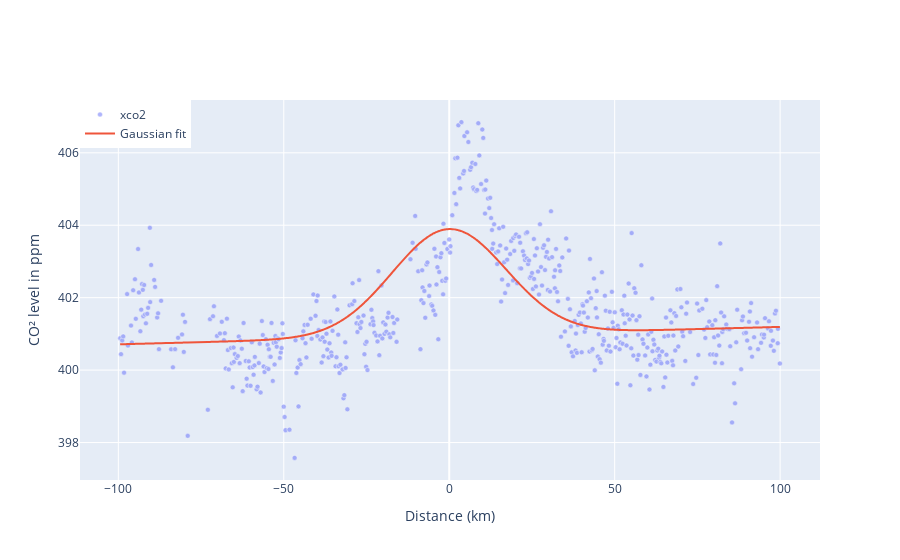

The cell this chart's notebook holds for it:
### Code cell
sounding_id = re.findall(r'(\d{16})', url_peak)[-1]
print(sounding_id)
gaussian_param = datasets.get_gaussian_param(sounding_id, df_month)
df_peak['gaussian_y'] = df_peak.distance.apply(
    lambda x: find_peak.gaussian(x=x, m=gaussian_param['slope'], b=gaussian_param['intercept'], A=gaussian_param['amplitude'], sig=gaussian_param['sigma']))

sounding_scatter = build_sounding_scatter(df_peak, gaussian_param, with_dash = False)
pio.show(sounding_scatter)

### Figure 1 — Plotly figure (JSON) as saved in the notebook; plotly's stock layout.template omitted (floating-point values rounded to 4 significant figures; data arrays with more than 128 entries replaced by an {"elided": "..."} marker saying what was removed)
{"data": [{"marker": {"line": {"color": "white", "width": 0.5}, "size": 5}, "mode": "markers", "name": "xco2", "opacity": 0.5, "text": "xco2", "type": "scatter", "x": {"elided": "552 float values"}, "y": {"elided": "552 float values"}}, {"hoverinfo": "name", "line": {"shape": "spline"}, "name": "Gaussian fit", "type": "scatter", "x": {"elided": "552 float values"}, "y": {"elided": "552 float values"}}], "layout": {"autosize": true, "hovermode": "closest", "legend": {"x": 0, "y": 1}, "xaxis": {"autorange": true, "range": [-112.4, 112.8], "title": {"text": "Distance (km)"}, "type": "linear"}, "yaxis": {"autorange": true, "range": [396.9, 407.5], "title": {"text": "CO² level in ppm"}, "type": "linear"}}}
